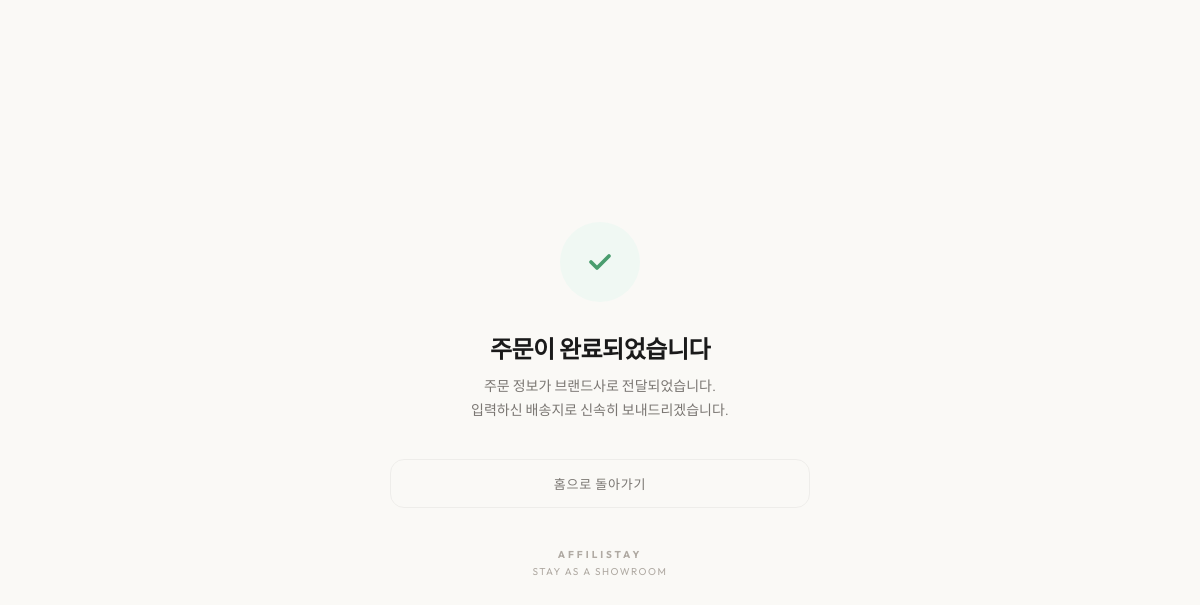
The page /order-complete/1 on the database as committed earlier.
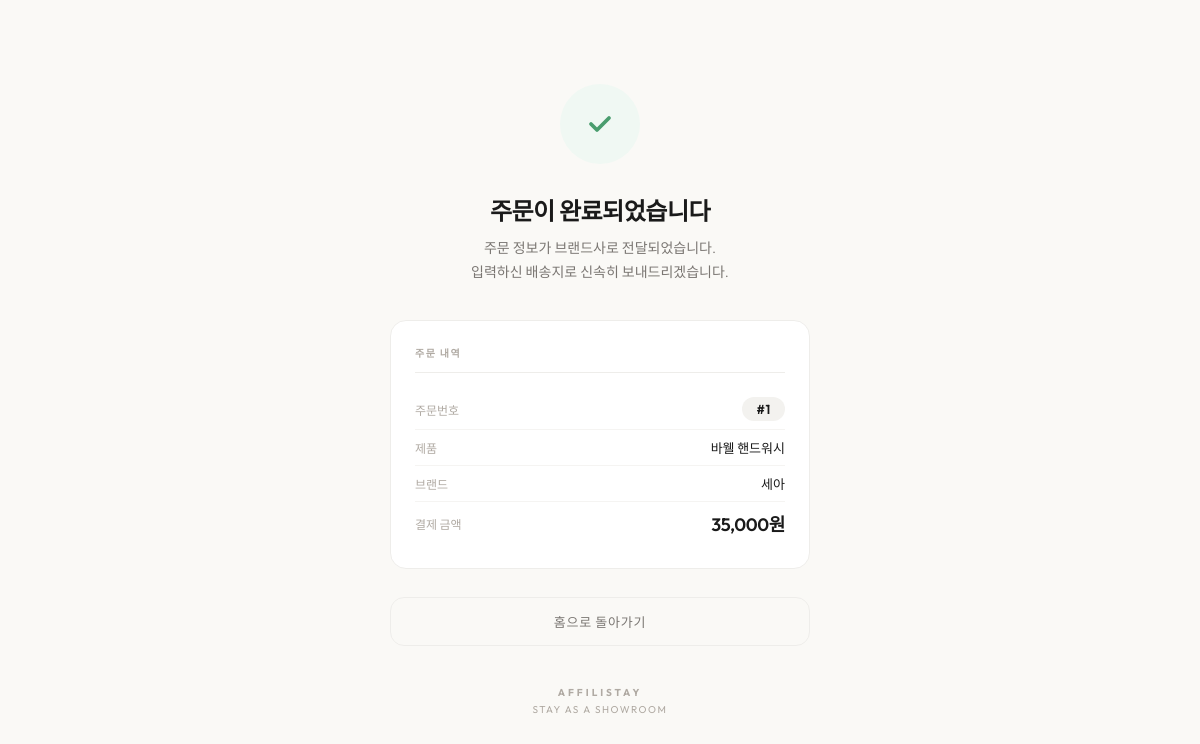
The same page on the database as committed later.
### tables this page shows
CREATE TABLE products (
            id INTEGER PRIMARY KEY AUTOINCREMENT,
            brand_name TEXT, product_name TEXT, price INTEGER,
            qr_code_id TEXT UNIQUE, owner_id INTEGER,
            room_category TEXT DEFAULT 'living_room',
            description TEXT, image_url TEXT,
            created_at TIMESTAMP DEFAULT CURRENT_TIMESTAMP
        );

CREATE TABLE orders (
            id INTEGER PRIMARY KEY AUTOINCREMENT,
            product_id INTEGER, customer_name TEXT, phone_number TEXT,
            shipping_address TEXT, delivery_note TEXT, total_amount INTEGER,
            payment_status TEXT DEFAULT 'PAID',
            settlement_status TEXT DEFAULT 'PENDING',
            created_at TIMESTAMP DEFAULT CURRENT_TIMESTAMP
        );

### checkout_server.py (the view)
@app.get("/order-complete/{order_id}", response_class=HTMLResponse)
async def order_complete(request: Request, order_id: int, qr: str = Query(default="")):
    conn = get_db_connection()
    order = _fetch_one(
        conn,
        """SELECT o.*, p.product_name, p.brand_name, p.price
           FROM orders o JOIN products p ON o.product_id = p.id
           WHERE o.id = %s""",
        """SELECT o.*, p.product_name, p.brand_name, p.price
           FROM orders o JOIN products p ON o.product_id = p.id
           WHERE o.id = ?""",
        (order_id,)
    )
    conn.close()
    return templates.TemplateResponse(
        request=request,
        name="order_complete.html",
        context={
            "order": order,
            "order_id": order_id,
            "qr_code_id": qr,
        }
    )

### templates/order_complete.html (shortened to what this page needs)
<!DOCTYPE html>
<html lang="ko">
<head>
</head>
<body>
    <div class="complete-container">
        <div class="check-circle">
            <svg class="check-icon" viewBox="0 0 24 24">
                <path class="check-path" d="M6 12l4 4 8-8"/>
            </svg>
        </div>
        <h1 class="complete-title">주문이 완료되었습니다</h1>
        <p class="complete-subtitle">
            주문 정보가 브랜드사로 전달되었습니다.<br>
            입력하신 배송지로 신속히 보내드리겠습니다.
        </p>
        {% if order %}
        <div class="order-info-card">
            <div class="order-info-title">주문 내역</div>
            <div class="order-info-row">
                <span class="order-info-label">주문번호</span>
                <span class="order-info-value">
                    <span class="order-number-badge">#{{ order_id }}</span>
                </span>
            </div>
            <div class="order-info-row">
                <span class="order-info-label">제품</span>
                <span class="order-info-value">{{ order.product_name }}</span>
            </div>
            <div class="order-info-row">
                <span class="order-info-label">브랜드</span>
                <span class="order-info-value">{{ order.brand_name }}</span>
            </div>
            <div class="order-info-row">
                <span class="order-info-label">결제 금액</span>
                <span class="order-info-value highlight">{{ "{:,}".format(order.total_amount) }}원</span>
            </div>
        </div>
        {% endif %}
        <div class="action-buttons">
            <a href="/" class="btn-secondary" id="go-home">홈으로 돌아가기</a>
        </div>
        <div class="complete-footer">
            <div class="logo">AFFILISTAY</div>
            <p>Stay as a Showroom</p>
        </div>
    </div>
</body>
</html>

### templates/order_complete.html (style rules this page uses)
*, *::before, *::after { box-sizing: border-box; margin: 0; padding: 0; }
:root { --bg: #FAF9F6; --bg-card: #FFFFFF; --text-primary: #1A1A1A; --text-secondary: #7A7672; --text-muted: #B0AAA3; --accent: #B0A295; --accent-dark: #8A7E73; --border: #EEEDEA; --success: #4A9D6E; --success-bg: #F0F8F3; }
body { font-family: 'Outfit', -apple-system, sans-serif; background: var(--bg); color: var(--text-primary); -webkit-font-smoothing: antialiased; min-height: 100vh; display: flex; flex-direction: column; align-items: center; justify-content: center; padding: 40px 24px; }
.complete-container { width: 100%; max-width: 420px; text-align: center; }
.check-circle { width: 80px; height: 80px; border-radius: 50%; background: var(--success-bg); display: flex; align-items: center; justify-content: center; margin: 0 auto 28px; opacity: 0; transform: scale(0.5); animation: popIn 0.6s cubic-bezier(0.34, 1.56, 0.64, 1) 0.2s forwards; }
.check-icon { width: 36px; height: 36px; stroke: var(--success); stroke-width: 2.5; fill: none; stroke-linecap: round; stroke-linejoin: round; }
.complete-title { font-size: 24px; font-weight: 600; letter-spacing: -0.02em; margin-bottom: 10px; opacity: 0; transform: translateY(12px); animation: fadeUp 0.5s ease 0.5s forwards; }
.complete-subtitle { font-size: 14px; color: var(--text-secondary); font-weight: 300; line-height: 1.7; margin-bottom: 36px; word-break: keep-all; opacity: 0; transform: translateY(12px); animation: fadeUp 0.5s ease 0.6s forwards; }
.order-info-card { background: var(--bg-card); border: 1px solid var(--border); border-radius: 16px; padding: 24px; text-align: left; margin-bottom: 28px; opacity: 0; transform: translateY(12px); animation: fadeUp 0.5s ease 0.7s forwards; }
.order-info-title { font-size: 10px; font-weight: 600; letter-spacing: 0.15em; text-transform: uppercase; color: var(--text-muted); margin-bottom: 16px; padding-bottom: 12px; border-bottom: 1px solid var(--border); }
.order-info-row { display: flex; justify-content: space-between; align-items: center; padding: 8px 0; }
.order-info-row + .order-info-row { border-top: 1px solid #F5F4F2; }
.order-info-label { font-size: 12px; color: var(--text-muted); font-weight: 400; }
.order-info-value { font-size: 13px; font-weight: 500; text-align: right; max-width: 60%; }
.order-info-value.highlight { font-size: 18px; font-weight: 600; letter-spacing: -0.02em; }
.order-number-badge { display: inline-block; background: #F3F2EF; padding: 4px 14px; border-radius: 100px; font-size: 13px; font-weight: 600; letter-spacing: 0.05em; }
.action-buttons { display: flex; flex-direction: column; gap: 10px; opacity: 0; transform: translateY(12px); animation: fadeUp 0.5s ease 0.8s forwards; }
.btn-secondary { display: block; width: 100%; padding: 14px; background: transparent; color: var(--text-secondary); border: 1.5px solid var(--border); border-radius: 14px; font-family: 'Outfit', sans-serif; font-size: 13px; font-weight: 500; letter-spacing: 0.06em; text-align: center; text-decoration: none; cursor: pointer; transition: all 0.3s; }
.complete-footer { margin-top: 40px; opacity: 0; animation: fadeUp 0.5s ease 0.9s forwards; }
.complete-footer .logo { font-size: 10px; font-weight: 700; letter-spacing: 0.3em; color: var(--text-muted); text-transform: uppercase; }
.complete-footer p { font-size: 10px; color: var(--text-muted); margin-top: 4px; letter-spacing: 0.15em; text-transform: uppercase; }

Rows that differ between the two databases and show on the page:
now on this page (row edited): products: product_name "바웰 핸드워시", brand_name "세아"
added orders: total_amount "35,000"
Other text that changed with them:
{{ order_id }}: (not shown) → "1"
text now shown: "주문 내역 주문번호 # 제품 브랜드 결제 금액 원"
